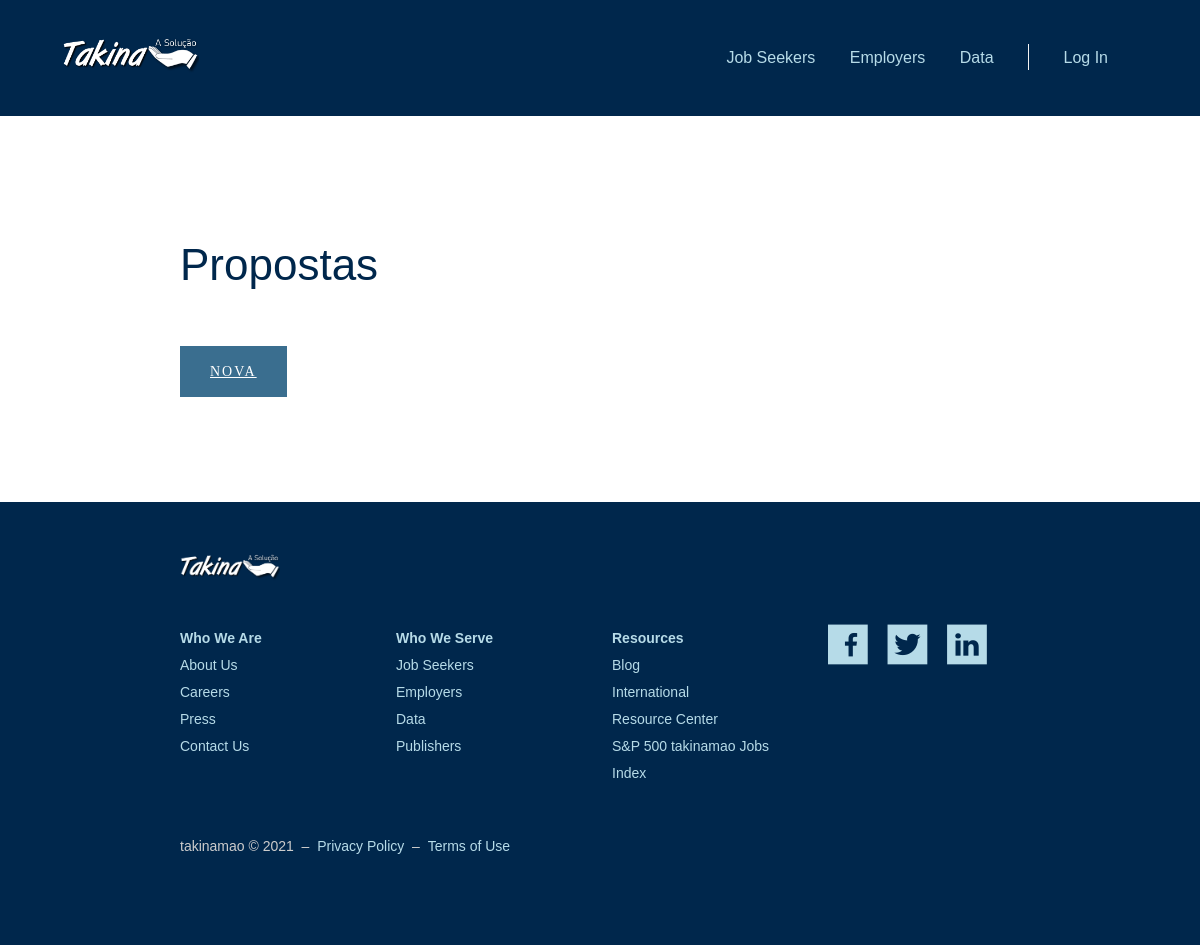
The app's page /propostas/index.php, older data.
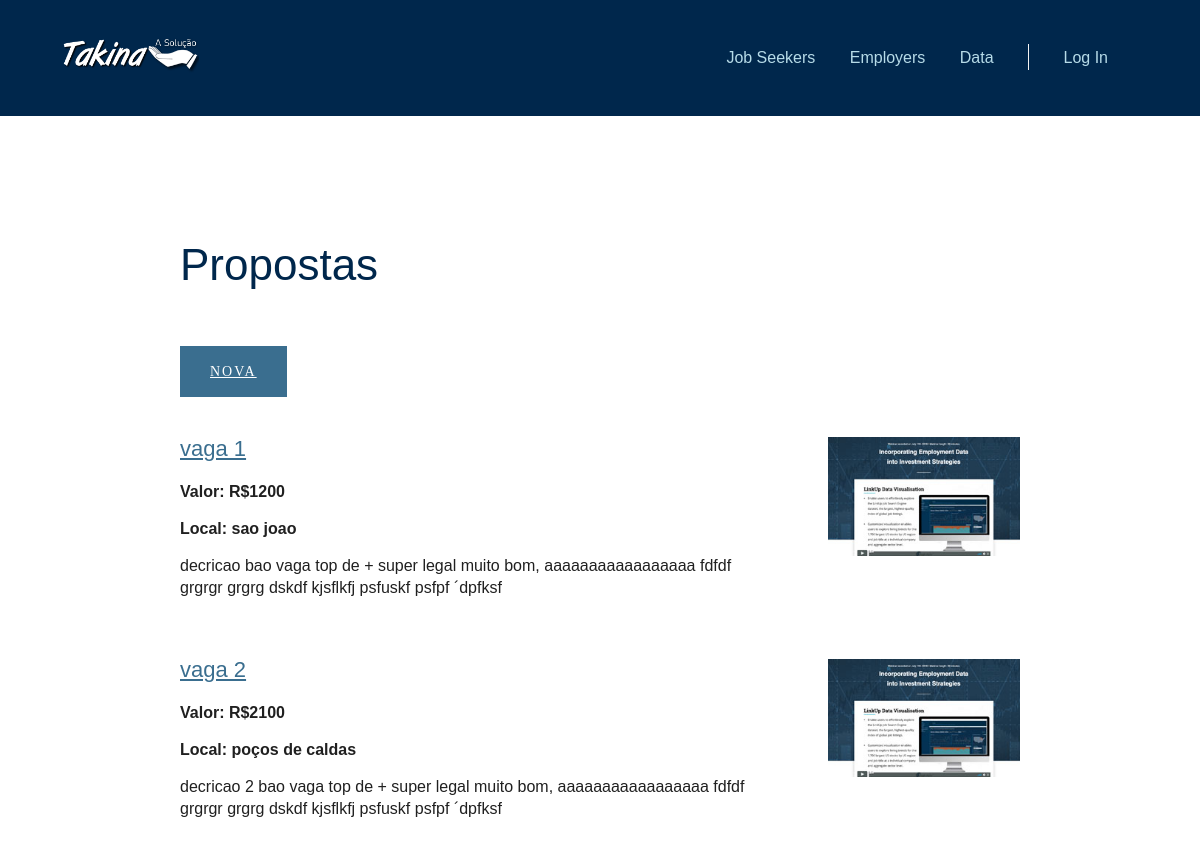
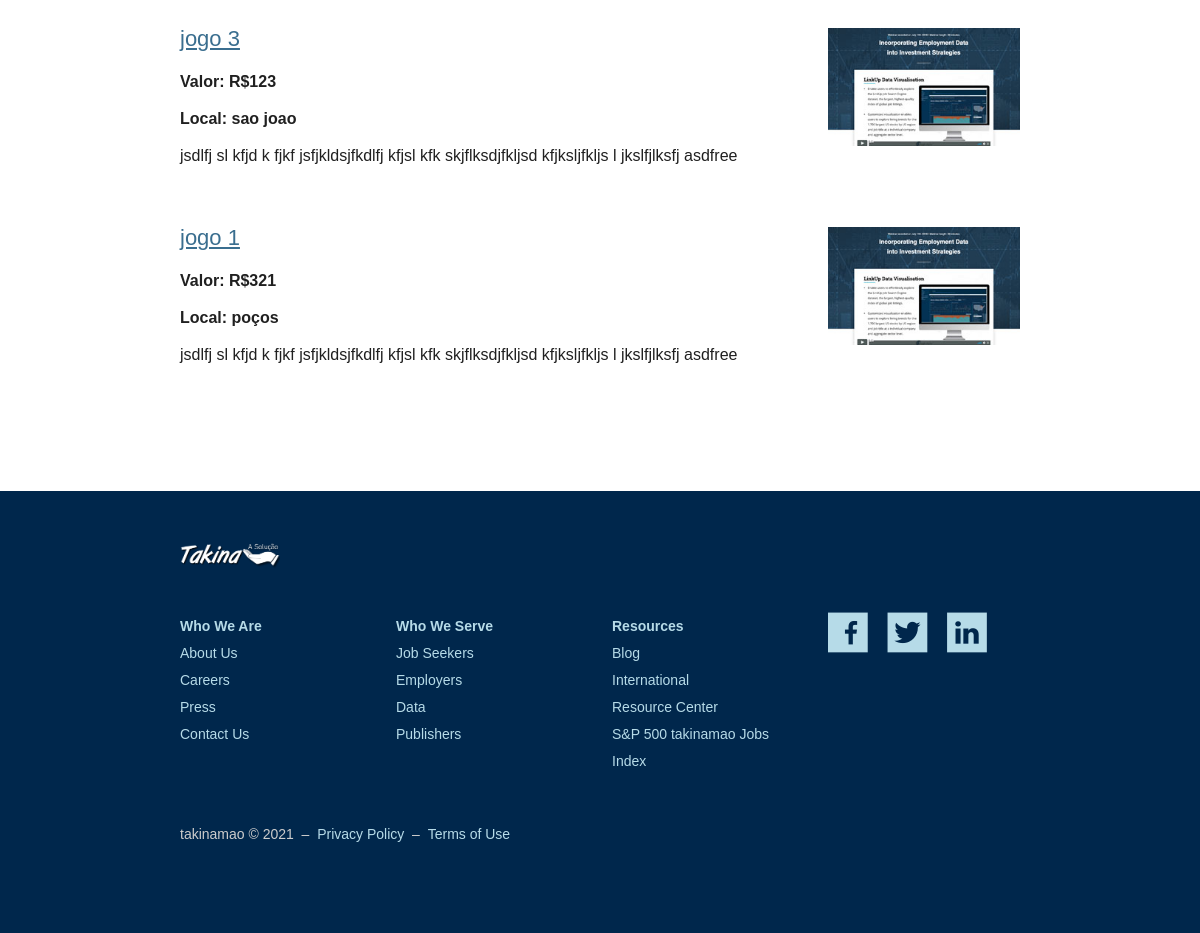
The same page, newer data (2 pictures, top to bottom).
### tables this page shows
CREATE TABLE `vagas` (
  `idvagas` int(11) NOT NULL,
  `nome` varchar(45) NOT NULL,
  `descricao` text NOT NULL DEFAULT ' ',
  `idCriador` varchar(45) NOT NULL,
  `cidade` varchar(45) NOT NULL,
  `valor` varchar(45) NOT NULL,
  `status` varchar(45) NOT NULL DEFAULT '0'
);

### propostas/index.php (the view, shortened to what this page needs)
<?php
include('../php/server.php') ;
  $sort_check_query = 'SELECT * FROM vagas';
  $result = mysqli_query($db,$sort_check_query);
?>
<!DOCTYPE html>
<html class="takinamao-navy">
<head>
		<link rel="stylesheet" type="text/css" href="../assets/maincbd6.css?8e4d9dbe40aec132">
		<link rel="stylesheet" type="text/css" href="../assets/fonts/icon-font/style.css">
			<link rel="stylesheet" type="text/css" href="../assets/css/pages/resources110f.css?fcb1a59fd4d5410a">
	</head>
	<body class="fixed-sidebar" >
					<header class="takinamao-navy">
	<div class="row no-margin valign-wrapper valign-disable-small header-constrain">
		<div class="col s6 l2 homepage-hide">
			<a href="../index.php">
				<img class="header-logo" alt="takinamao busca de empregos" src="../assets/img/logo.png" />
			</a><span id="sdexebrzvsyxtesrdudfudtucbasbcbbccrd"><a rel="file" style="display: none;" href="rezquvwdrrzzvyfqatyxvxbszttrwrx.html">xqttzadavcxcbszsqyautyfrbst</a></span>
		</div>
		<div id="mobile-nav" class="col s12 l10 right-align mobile-nav animated fadeOutUp hidden-small">
			<ul class="header-links">
				<li class=""><a href="../job-seekers/index.php">Job Seekers</a></li>
				<li class=""><a href="../employers/index.php">Employers</a></li>
				<li class=""><a href="../data/index.php">Data</a></li>
												<li class=""><a href="../account/login.php">Log In</a></li>
			</ul>
		</div>
	</div>
</header>
		<main>
<div class="static-content p-t-b-45-mobile resources">
	<div class="container">
		<h1>Propostas</h1>
<a class="btn btn-primary btn-icon-split btn-lg mt-3 mb-3 btsalvar" style="color:white" href="create.php">Nova</a>
		<?php
		 while($row = $result->fetch_assoc()) {
			 echo '<div class="row">
			 <div class="col s12 l3 push-l9">
				 <img src="../assets/img/resources/WebinarImageEagleAlphaJobDataForInvesting.jpg">
			 </div>
			 <div class="col s12 l9 pull-l3">
				 <h3><a href="../../pages.takinamao.com/EagleAlphatakinamaoWebinarJuly2019.html" target="_blank">'.$row['nome'].'</a></h3>
				 <p><strong>Valor: R$'.$row['valor'].'</strong></p>
				 <p><strong>Local: '.$row['cidade'].'</strong></p>
				 <p>'.$row['descricao'].'</p>
			 </div>
		 </div>';
		 }
		?>
	</div>
</div>
		</main>
		<footer>
			<div class="container">
				<div class="row">
					<div class="footer-logo">
						<a href="../index.php">
							<img alt="takinamao busca de empregos" src="../assets/img/logo.png" />
						</a>
					</div>
				</div>
				<div class="row">
					<div class="col l3 s12">
						<ul class="footer-links">
							<li class="dropdown-trigger">Who We Are<span class="hide-on-large-only"> <i class="lu-icon__dropdown-small"></i></span></li>
							<li class="dropdown">
								<ul>
									<li><a href="../about/index.php">About Us</a></li>
									<li><a href="../about/work-at-takinamao.html">Careers</a></li>
									<li><a href="../../pages.takinamao.com/Press-Page.html">Press</a></li>
									<li><a href="../contact-us/index.php">Contact Us</a></li>
								</ul>
							</li>
						</ul>
					</div>
					<div class="col l3 s12">
						<ul class="footer-links">
							<li class="dropdown-trigger">Who We Serve<span class="hide-on-large-only"> <i class="lu-icon__dropdown-small"></i></span></li>
							<li class="dropdown">
								<ul>
									<li><a href="../job-seekers/index.php">Job Seekers</a></li>
									<li><a href="../employers/index.php">Employers</a></li>
									<li><a href="../data/index.php">Data</a></li>
									<li><a href="../publishers/index.php">Publishers</a></li>
								</ul>
							</li>
						</ul>
					</div>
					<div class="col l3 s12">
						<ul class="footer-links">
							<li class="dropdown-trigger">Resources<span class="hide-on-large-only"> <i class="lu-icon__dropdown-small"></i></span></li>
							<li class="dropdown">
								<ul>
									<li><a href="../../blog.takinamao.com/index.php">Blog</a></li>
									<li><a href="../international/index.php">International</a></li>
									<li><a href="index.php">Resource Center</a></li>
									<li><a href="../../pages.takinamao.com/sp500takinamaojobsindex.php">S&P 500 takinamao Jobs Index</a></li>
								</ul>
							</li>
						</ul>
					</div>
					<div class="col l3 s12">
						<ul class="footer-social-links">
							<li>
								<a target="_blank" href="../../www.facebook.com/takinamao.html"><i class="icon-facebook"></i></a>
							</li>
							<li>
								<a target="_blank" href="../../twitter.com/takinamao.html"><i class="icon-twitter"></i></a>
							</li>
							<li>
								<a target="_blank" href="../../www.linkedin.com/company/takinamao-job-search-engine.html"><i class="icon-linkedin"></i></a>
							</li>
						</ul>
					</div>
				</div>
				<div class="row">
					<div class="col s12">
						<p class="f-s-14">takinamao &copy; 2021&nbsp;&nbsp;&ndash;&nbsp;&nbsp;<a href="../privacy/index.php">Privacy Policy</a>&nbsp;&nbsp;&ndash;&nbsp;&nbsp;<a href="../terms/index.php">Terms of Use</a></p>
					</div>
				</div>
			</div>
		</footer>
	</body>
</html>

### assets/css/pages/resources110f.css (style rules this page uses)
.resources h1, .resources a { font-weight: 500; }
.resources a { color: #3A6E8f; text-decoration: underline; }
.resources p { padding-right: 30px; }
.resources img { margin-top: 25px; }

Row changes from the older to the newer data that the page shows:
added vagas: nome "vaga 1", valor "1200", cidade "sao joao", descricao "decricao bao vaga top de + super legal muito bom, aaaaaaaaaaaaaaaaa fdfdf grgrgr grgrg dskdf kjsflkfj psfuskf psfpf ´dpfksf"
added vagas: nome "vaga 2", valor "2100", cidade "poços de caldas", descricao "decricao 2 bao vaga top de + super legal muito bom, aaaaaaaaaaaaaaaaa fdfdf grgrgr grgrg dskdf kjsflkfj psfuskf psfpf ´dpfksf"
added vagas: nome "jogo 3", valor "123", cidade "sao joao", descricao "jsdlfj sl kfjd k fjkf jsfjkldsjfkdlfj kfjsl kfk skjflksdjfkljsd kfjksljfkljs l jkslfjlksfj asdfree"
added vagas: nome "jogo 1", valor "321", cidade "poços", descricao "jsdlfj sl kfjd k fjkf jsfjkldsjfkdlfj kfjsl kfk skjflksdjfkljsd kfjksljfkljs l jkslfjlksfj asdfree"
